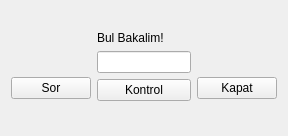
<?xml version="1.0" encoding="UTF-8"?>
<ui version="4.0">
 <class>Form</class>
 <widget class="QWidget" name="Form">
  <property name="geometry">
   <rect>
    <x>0</x>
    <y>0</y>
    <width>288</width>
    <height>136</height>
   </rect>
  </property>
  <property name="windowTitle">
   <string>Form</string>
  </property>
  <layout class="QGridLayout" name="gridLayout">
   <item row="4" column="3" rowspan="4">
    <widget class="QPushButton" name="pushButton_3">
     <property name="text">
      <string>Kapat</string>
     </property>
    </widget>
   </item>
   <item row="4" column="1" colspan="2">
    <widget class="QLineEdit" name="lineEdit"/>
   </item>
   <item row="4" column="0" rowspan="4">
    <widget class="QPushButton" name="pushButton">
     <property name="text">
      <string>Sor</string>
     </property>
    </widget>
   </item>
   <item row="5" column="1" colspan="2">
    <widget class="QPushButton" name="pushButton_2">
     <property name="text">
      <string>Kontrol</string>
     </property>
    </widget>
   </item>
   <item row="2" column="1" colspan="2">
    <widget class="QLabel" name="label_2">
     <property name="text">
      <string/>
     </property>
    </widget>
   </item>
   <item row="3" column="1">
    <widget class="QLabel" name="label">
     <property name="text">
      <string>Bul Bakalim!</string>
     </property>
    </widget>
   </item>
  </layout>
 </widget>
 <resources/>
 <connections>
  <connection>
   <sender>pushButton_3</sender>
   <signal>clicked()</signal>
   <receiver>Form</receiver>
   <slot>close()</slot>
   <hints>
    <hint type="sourcelabel">
     <x>234</x>
     <y>90</y>
    </hint>
    <hint type="destinationlabel">
     <x>234</x>
     <y>41</y>
    </hint>
   </hints>
  </connection>
  <connection>
   <sender>pushButton</sender>
   <signal>clicked()</signal>
   <receiver>Form</receiver>
   <slot>close()</slot>
   <hints>
    <hint type="sourcelabel">
     <x>50</x>
     <y>90</y>
    </hint>
    <hint type="destinationlabel">
     <x>49</x>
     <y>31</y>
    </hint>
   </hints>
  </connection>
  <connection>
   <sender>lineEdit</sender>
   <signal>returnPressed()</signal>
   <receiver>pushButton_2</receiver>
   <slot>animateClick()</slot>
   <hints>
    <hint type="sourcelabel">
     <x>148</x>
     <y>61</y>
    </hint>
    <hint type="destinationlabel">
     <x>167</x>
     <y>95</y>
    </hint>
   </hints>
  </connection>
 </connections>
</ui>
